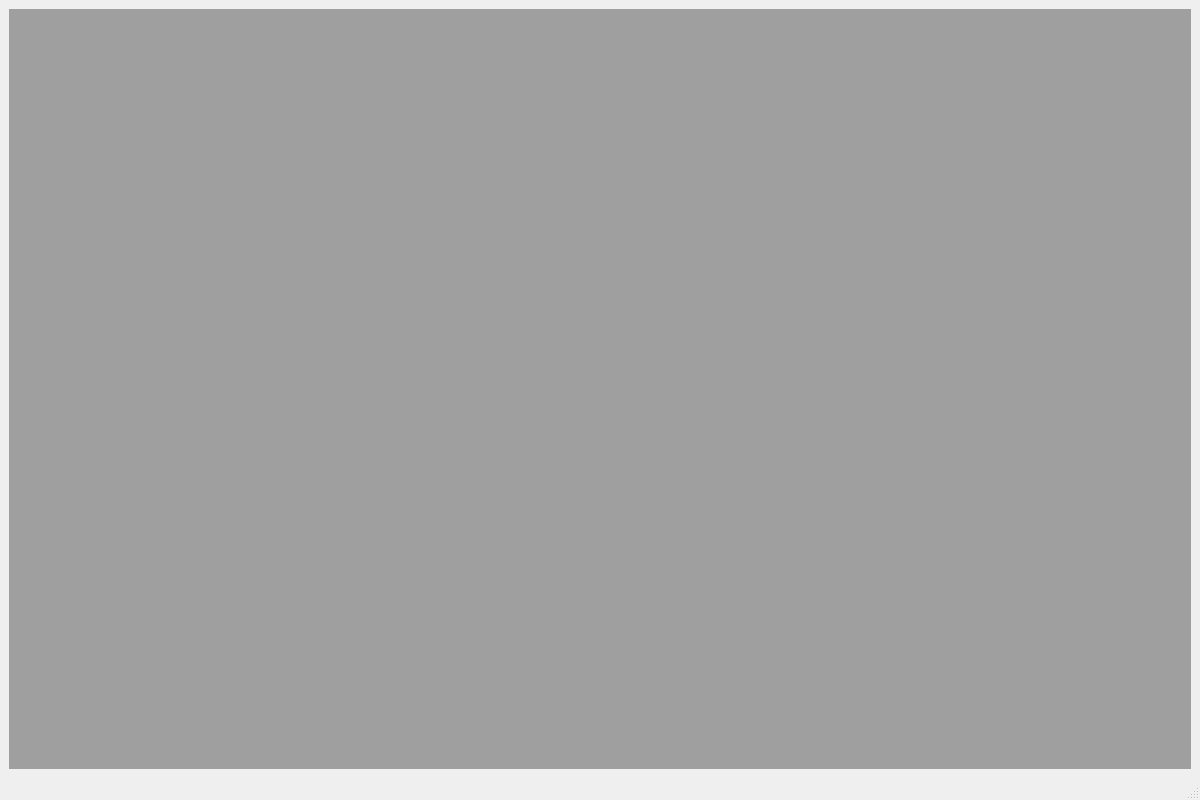
<?xml version="1.0" encoding="UTF-8"?>
<ui version="4.0">
 <class>MainWindow</class>
 <widget class="QMainWindow" name="MainWindow">
  <property name="geometry">
   <rect>
    <x>0</x>
    <y>0</y>
    <width>1200</width>
    <height>800</height>
   </rect>
  </property>
  <property name="windowTitle">
   <string>MainWindow</string>
  </property>
  <widget class="QWidget" name="centralwidget">
   <layout class="QHBoxLayout" name="horizontalLayout_2">
    <item>
     <widget class="QMdiArea" name="mdiArea"/>
    </item>
   </layout>
  </widget>
  <widget class="QMenuBar" name="menubar">
   <property name="geometry">
    <rect>
     <x>0</x>
     <y>0</y>
     <width>1200</width>
     <height>22</height>
    </rect>
   </property>
  </widget>
  <widget class="QStatusBar" name="statusbar"/>
 </widget>
 <resources/>
 <connections/>
</ui>
